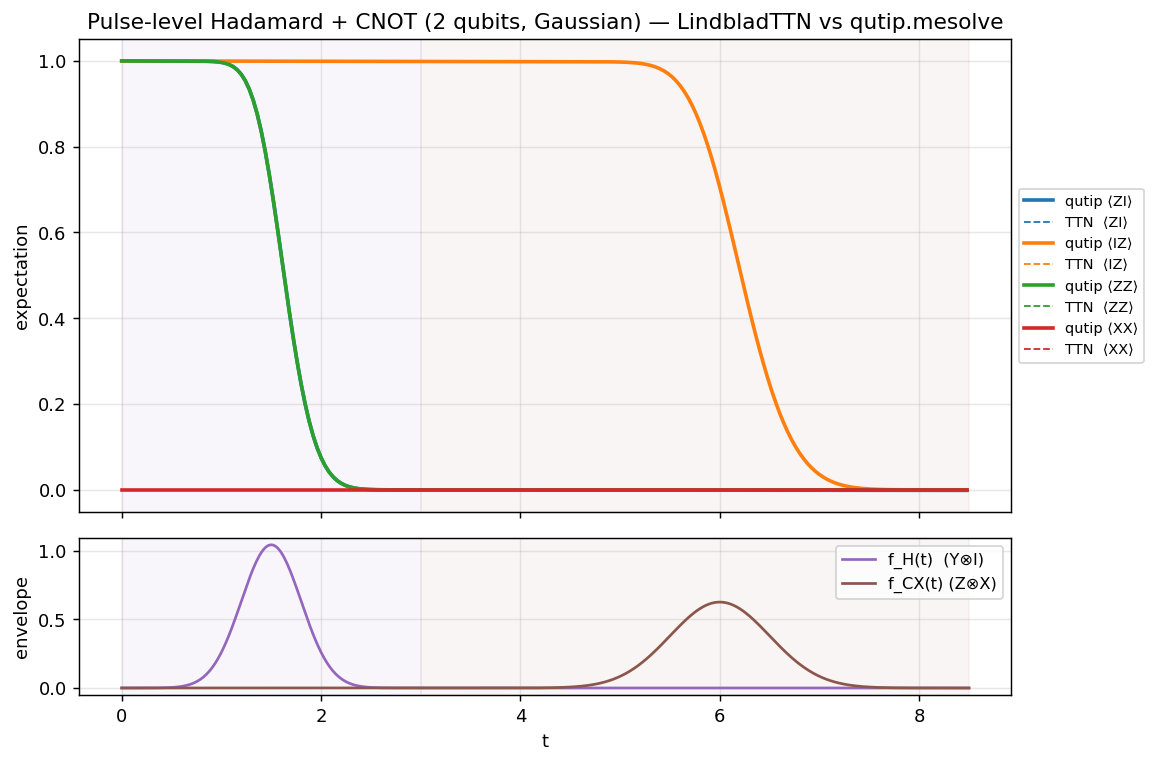

Here is the Python script that generated this plot:
# coding: utf-8
"""Pulse-level 2-qubit circuit: Hadamard on q0, then CNOT(q0 → q1).

Both gates are driven by **Gaussian pulses** in the rotating frame, with T1
decay on both qubits throughout:

  • Hadamard ≡ Ry(π/2)   — Gaussian on V₁ = Y ⊗ I   (single-site drive)
  • CNOT     ≡ ZX(π/2)   — Gaussian on V₂ = Z ⊗ X   (two-site drive)
                            (locally equivalent to CNOT; this is the bare
                             cross-resonance entangler used on transmon HW)

Starting from |00⟩, the ideal noiseless output of CNOT·H₀ is a Bell state.
The locally-equivalent ZX(π/2) variant used here produces a maximally-
entangled state that differs from |Φ⁺⟩ only by single-qubit basis rotations.

pytenso-style multi-drive API
-----------------------------
This script uses ``LindbladTTN(... drives=[(f₁, V₁), (f₂, V₂)])`` — one
solver instance, both pulses live in the same SoP evaluated as
``H₀ + Σᵢ fᵢ(t)·Vᵢ`` at each timestep. That mirrors pytenso's
``f_list(time)`` mechanism in ``tenso/prototypes/heom.py``, where every
time-dependent channel is its own SoP term added on the fly. qutip handles
the same shape natively via a list of ``[op, callable]`` terms in ``mesolve``,
which we use as the reference.

Run
---
    py examples/qutip_circuit.py
"""

from __future__ import annotations

import sys
from functools import reduce
from pathlib import Path

_HERE = Path(__file__).parent
sys.path.insert(0, str(_HERE.parent))

# Windows consoles default to cp1252 which can't encode ⟨⟩∈⊗ etc.
if hasattr(sys.stdout, "reconfigure"):
    try:
        sys.stdout.reconfigure(encoding="utf-8")
    except (AttributeError, ValueError):
        pass

import matplotlib.pyplot as plt
import numpy as np
import qutip as qt

from lindblad_ttn import LindbladTTN

# Operators
I2 = np.eye(2, dtype=complex)
X  = np.array([[0, 1],   [1, 0]],  dtype=complex)
Y  = np.array([[0, -1j], [1j, 0]], dtype=complex)
Z  = np.array([[1, 0],   [0, -1]], dtype=complex)
sm = np.array([[0, 0],   [1, 0]],  dtype=complex)


def kron(*ops: np.ndarray) -> np.ndarray:
    return reduce(np.kron, ops)


YI  = kron(Y,  I2)         # Hadamard generator (Ry on q0)
ZX  = kron(Z,  X)          # CR / ZX entangler  (CNOT-equivalent generator)
ZI  = kron(Z,  I2)
IZ  = kron(I2, Z)
ZZ  = kron(Z,  Z)
XX  = kron(X,  X)
sm0 = kron(sm, I2)
sm1 = kron(I2, sm)

# -----------------------------------------------------------------------------
# Pulse calibration
# -----------------------------------------------------------------------------
# Propagator for H(t) = f(t)·V with Hermitian V is U = exp(-i V · ∫f dt).
# We want U = exp(-i(θ/2) V), so   ∫f(t) dt = θ/2.
# For a Gaussian f(t) = A·exp(-(t-t_c)²/(2σ²)):  ∫f dt = A·σ·√(2π)
# →  A = (θ/2) / (σ·√(2π)).
SIGMA_H        = 0.30      # Hadamard pulse width
SIGMA_CX       = 0.50      # CNOT     pulse width
N_SIGMAS       = 5         # window: ±5σ → envelope < 4e-6 outside
GATE_BUFFER    = 0.5       # idle between pulses (no rephasing in rotating frame)

T_H_CENTER   = N_SIGMAS * SIGMA_H                            # 1.5
T_H_END      = T_H_CENTER + N_SIGMAS * SIGMA_H               # 3.0
T_CX_CENTER  = T_H_END + GATE_BUFFER + N_SIGMAS * SIGMA_CX   # 6.0
T_CX_END     = T_CX_CENTER + N_SIGMAS * SIGMA_CX             # 8.5

THETA_H  = np.pi / 2       # Hadamard ≡ Ry(π/2)
THETA_CX = np.pi / 2       # CNOT     ≡ ZX(π/2)
A_H      = (THETA_H  / 2) / (SIGMA_H  * np.sqrt(2 * np.pi))
A_CX     = (THETA_CX / 2) / (SIGMA_CX * np.sqrt(2 * np.pi))

GAMMA = 0.0002               # T1 rate (both qubits)


def gauss(t: float, A: float, tc: float, sigma: float) -> float:
    if abs(t - tc) > N_SIGMAS * sigma:
        return 0.0
    return A * float(np.exp(-(t - tc) ** 2 / (2 * sigma ** 2)))


def f_h(t: float)  -> float: return gauss(t, A_H,  T_H_CENTER,  SIGMA_H)
def f_cx(t: float) -> float: return gauss(t, A_CX, T_CX_CENTER, SIGMA_CX)


# -----------------------------------------------------------------------------
# LindbladTTN — single solver, two drives (pytenso f_list style)
# -----------------------------------------------------------------------------
print("\nLindbladTTN: 2 drives in one run (H pulse on Y⊗I, CR pulse on Z⊗X)")
solver = LindbladTTN(
    H0=None,
    drives=[(f_h, YI), (f_cx, ZX)],
    L_ops=[(GAMMA, sm0), (GAMMA, sm1)],
    n_sites=2, bond_dim=16, topology="train", strategy="ps1",
    vmf_atol=1e-10,
)

rho0 = np.zeros((4, 4), dtype=complex);  rho0[0, 0] = 1.0       # |00⟩⟨00|
res = solver.run(
    rho0=rho0, t_span=(0.0, T_CX_END), dt=0.01,
    observables=[ZI, IZ, ZZ, XX], save_every=4, verbose=False,
)

ttn_times = np.concatenate([[0.0], res.times])


# -----------------------------------------------------------------------------
# qutip.mesolve — reference
# -----------------------------------------------------------------------------
dims2 = [[2, 2], [2, 2]]
H_q = [
    qt.Qobj(np.zeros((4, 4)), dims=dims2),
    [qt.Qobj(YI, dims=dims2), lambda t: f_h(t)],
    [qt.Qobj(ZX, dims=dims2), lambda t: f_cx(t)],
]
c_ops = [np.sqrt(GAMMA) * qt.Qobj(sm0, dims=dims2),
         np.sqrt(GAMMA) * qt.Qobj(sm1, dims=dims2)]
e_ops = [qt.Qobj(O, dims=dims2) for O in (ZI, IZ, ZZ, XX)]
qres = qt.mesolve(H_q, qt.Qobj(rho0, dims=dims2), ttn_times,
                  c_ops=c_ops, e_ops=e_ops)


# -----------------------------------------------------------------------------
# Report + plot
# -----------------------------------------------------------------------------
names     = ("ZI", "IZ", "ZZ", "XX")
operators = (ZI, IZ, ZZ, XX)
colors    = ("C0", "C1", "C2", "C3")

# Index where the Hadamard phase ends in the saved arrays
n_h = int(np.searchsorted(ttn_times, T_H_END, side="right"))

print("\nMax errors per phase:")
print(f"  {'observable':<12} {'phase 1 (H)':>14} {'phase 2 (CR)':>14} {'overall':>14}")

fig, (axE, axP) = plt.subplots(
    2, 1, figsize=(9, 6), sharex=True,
    gridspec_kw={"height_ratios": [3, 1]},
)
for i, (name, O, c) in enumerate(zip(names, operators, colors)):
    ttn_init = float(np.trace(O @ rho0).real)
    ttn = np.concatenate([[ttn_init], res.expect[i].real])
    qu  = np.asarray(qres.expect[i]).real
    diff = np.abs(ttn - qu)
    err_h   = float(diff[:n_h].max())
    err_cx  = float(diff[n_h:].max()) if n_h < len(diff) else 0.0
    err_all = float(diff.max())
    print(f"  ⟨{name}⟩       {err_h:>14.2e} {err_cx:>14.2e} {err_all:>14.2e}")
    axE.plot(ttn_times, qu,  color=c, lw=2.0, label=f"qutip ⟨{name}⟩")
    axE.plot(ttn_times, ttn, color=c, lw=1.0, ls="--", label=f"TTN  ⟨{name}⟩")

# Pulse envelopes (visual context)
pulse_t = np.linspace(0.0, T_CX_END, 600)
axP.plot(pulse_t, [f_h(t)  for t in pulse_t], color="C4", lw=1.5, label="f_H(t)  (Y⊗I)")
axP.plot(pulse_t, [f_cx(t) for t in pulse_t], color="C5", lw=1.5, label="f_CX(t) (Z⊗X)")
axP.set_ylabel("envelope")
axP.set_xlabel("t")
axP.legend(loc="upper right", fontsize=9);  axP.grid(alpha=0.3)

# Shade pulse regions for orientation
for ax_ in (axE, axP):
    ax_.axvspan(0.0,       T_H_END,  color="C4", alpha=0.06)
    ax_.axvspan(T_H_END,   T_CX_END, color="C5", alpha=0.06)

axE.set_ylabel("expectation")
axE.set_title("Pulse-level Hadamard + CNOT (2 qubits, Gaussian) — LindbladTTN vs qutip.mesolve")
axE.legend(loc="center left", bbox_to_anchor=(1.0, 0.5), fontsize=8)
axE.grid(alpha=0.3)

out = _HERE / "qutip_circuit.png"
fig.tight_layout();  fig.savefig(out, dpi=130, bbox_inches="tight")
print(f"\nSaved figure to {out}")

# Final-state diagnostic
print("\nFinal-state diagnostics:")
rho_ttn_final = res.rho_final
rho_qt_final  = np.asarray(
    qt.mesolve(H_q, qt.Qobj(rho0, dims=dims2), [0.0, T_CX_END],
               c_ops=c_ops).states[-1].full()
)
print(f"  max|ρ_TTN − ρ_qutip| = {np.max(np.abs(rho_ttn_final - rho_qt_final)):.2e}")
print(f"  Tr(ρ_TTN)  = {np.trace(rho_ttn_final).real:.6f}")
print(f"  Tr(ρ_qutip) = {np.trace(rho_qt_final).real:.6f}")
